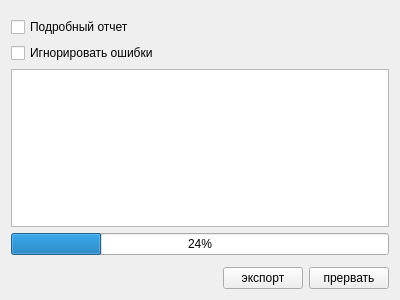
<ui version="4.0" >
 <class>ExportLOFOMSPage2</class>
 <widget class="QWidget" name="ExportLOFOMSPage2" >
  <property name="geometry" >
   <rect>
    <x>0</x>
    <y>0</y>
    <width>400</width>
    <height>300</height>
   </rect>
  </property>
  <property name="windowTitle" >
   <string>Form</string>
  </property>
  <layout class="QGridLayout" >
   <item row="0" column="0" colspan="3" >
    <spacer>
     <property name="orientation" >
      <enum>Qt::Vertical</enum>
     </property>
     <property name="sizeHint" stdset="0" >
      <size>
       <width>20</width>
       <height>40</height>
      </size>
     </property>
    </spacer>
   </item>
   <item row="4" column="0" colspan="3" >
    <widget class="CProgressBar" name="progressBar" >
     <property name="value" >
      <number>24</number>
     </property>
    </widget>
   </item>
   <item row="5" column="0" colspan="3" >
    <spacer>
     <property name="orientation" >
      <enum>Qt::Vertical</enum>
     </property>
     <property name="sizeHint" stdset="0" >
      <size>
       <width>20</width>
       <height>40</height>
      </size>
     </property>
    </spacer>
   </item>
   <item row="6" column="1" >
    <widget class="QPushButton" name="btnExport" >
     <property name="text" >
      <string>экспорт</string>
     </property>
    </widget>
   </item>
   <item row="6" column="2" >
    <widget class="QPushButton" name="btnCancel" >
     <property name="text" >
      <string>прервать</string>
     </property>
    </widget>
   </item>
   <item row="6" column="0" >
    <spacer>
     <property name="orientation" >
      <enum>Qt::Horizontal</enum>
     </property>
     <property name="sizeHint" stdset="0" >
      <size>
       <width>40</width>
       <height>20</height>
      </size>
     </property>
    </spacer>
   </item>
   <item row="3" column="0" colspan="3" >
    <widget class="QTextBrowser" name="logBrowser" />
   </item>
   <item row="1" column="0" >
    <widget class="QCheckBox" name="chkVerboseLog" >
     <property name="text" >
      <string>Подробный отчет</string>
     </property>
    </widget>
   </item>
   <item row="2" column="0" >
    <widget class="QCheckBox" name="chkIgnoreErrors" >
     <property name="text" >
      <string>Игнорировать ошибки</string>
     </property>
    </widget>
   </item>
  </layout>
 </widget>
 <customwidgets>
  <customwidget>
   <class>CProgressBar</class>
   <extends>QProgressBar</extends>
   <header>library/ProgressBar.h</header>
  </customwidget>
 </customwidgets>
 <resources/>
 <connections/>
</ui>
